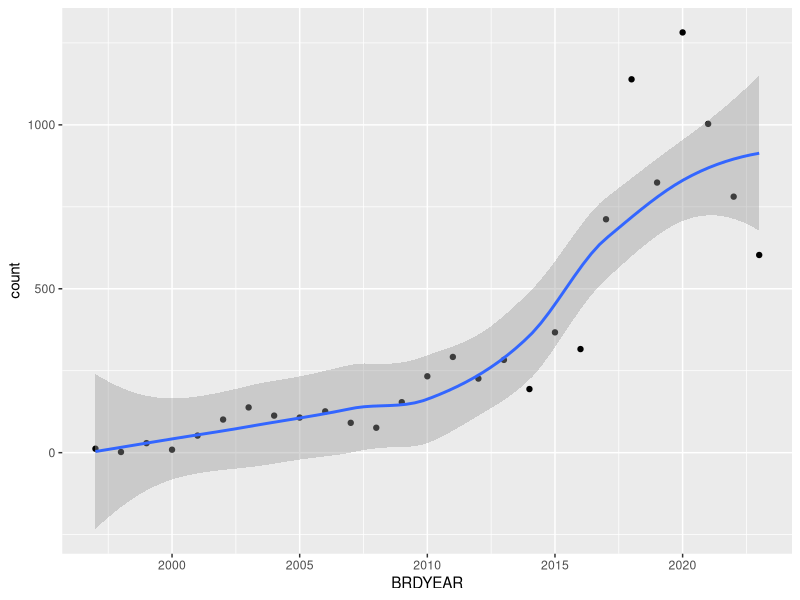
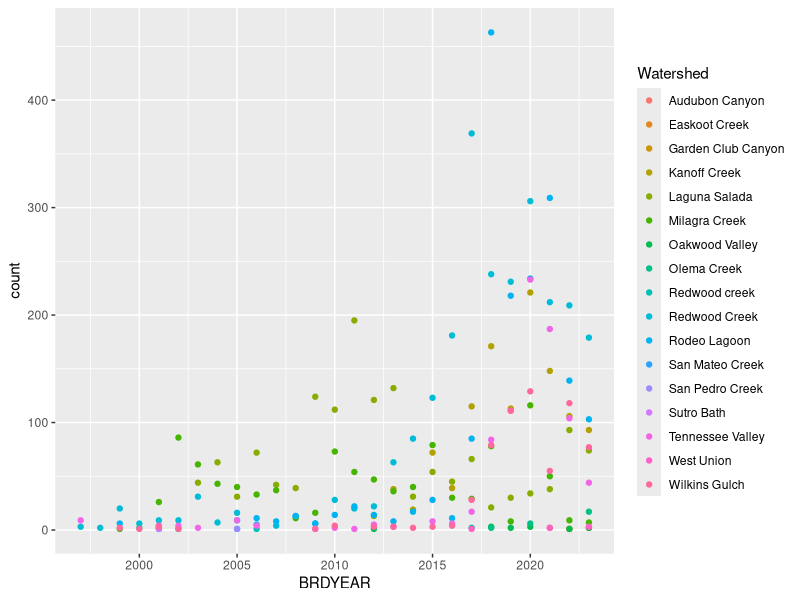
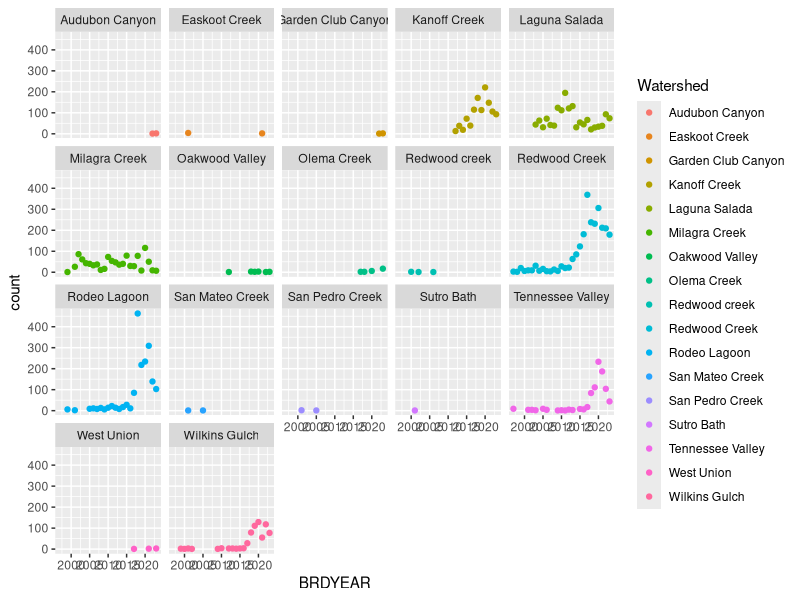
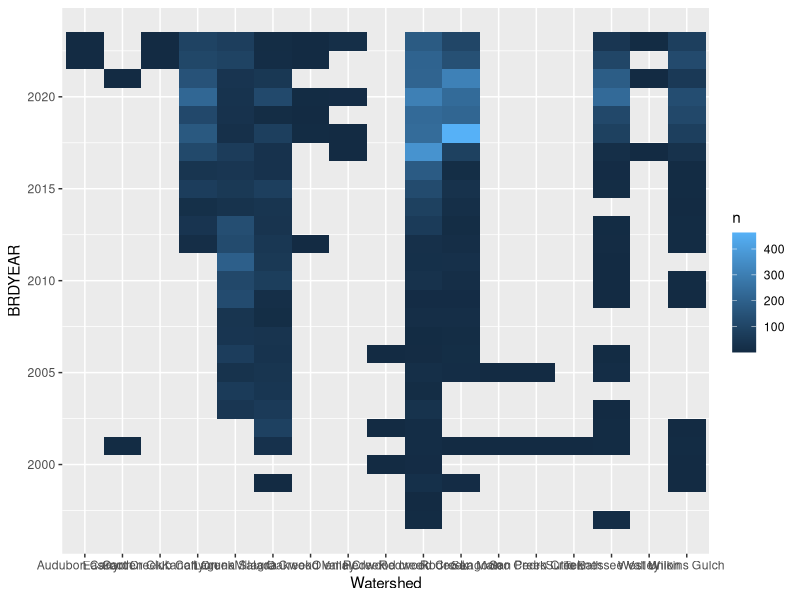
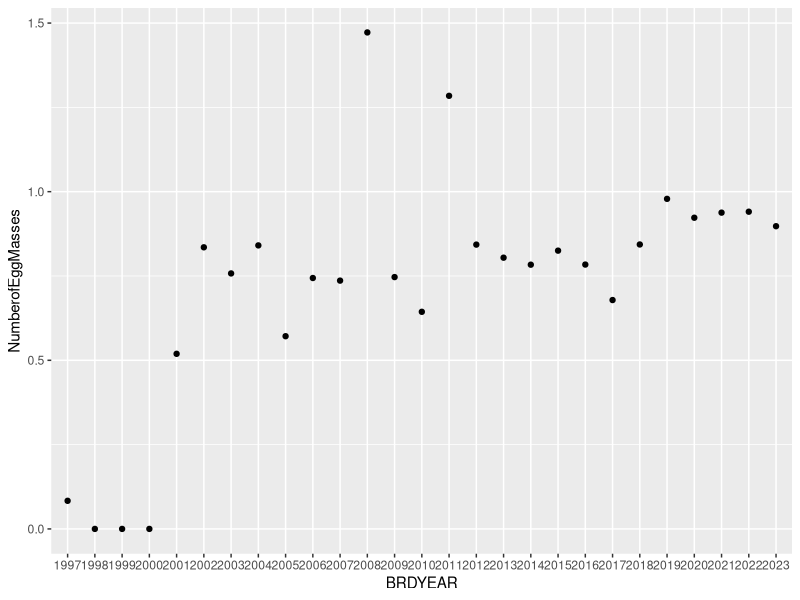
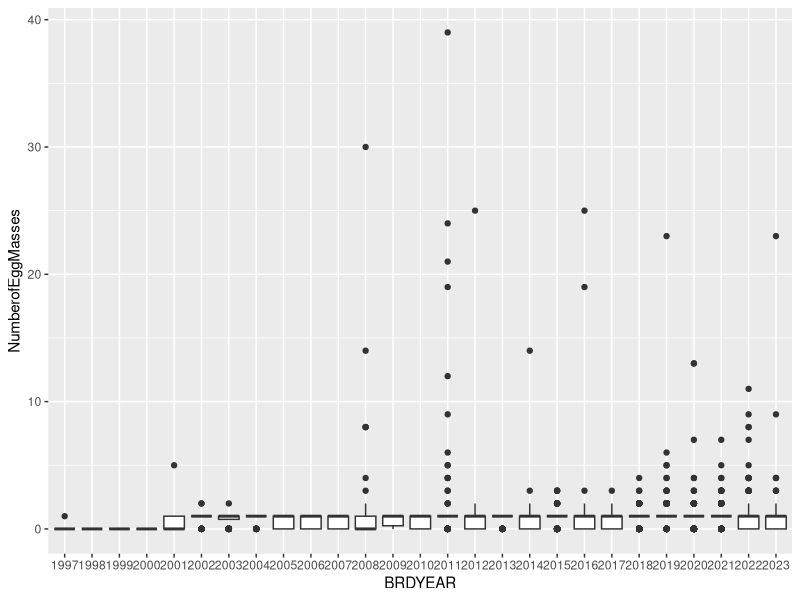
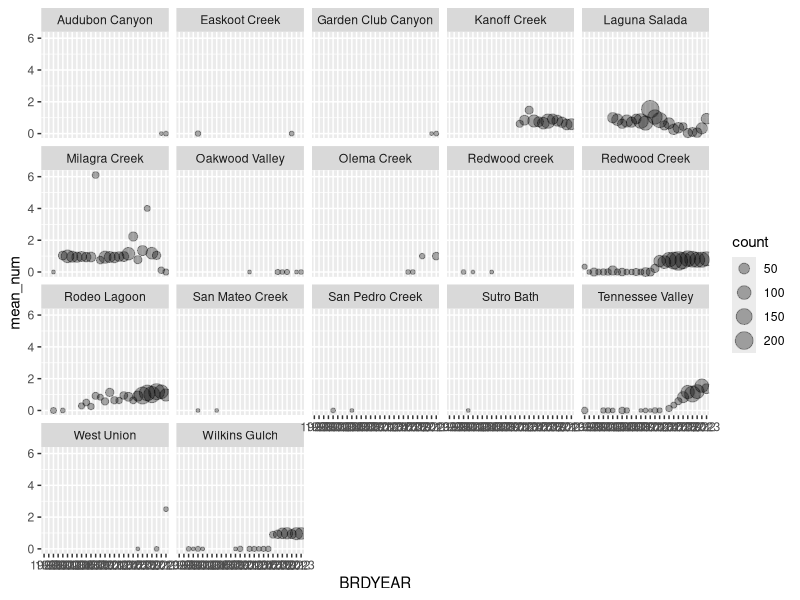

Reproduce these figures in R, in order.
library(tidyverse)
raw_data <- read_csv("CRLF_EGG_RAWDATA.csv")
raw_data
#checking type of each column
str(raw_data,na.rm = TRUE)

#many ints in Survey_MONTH are empty but the values in Date look to be full. need to get month from Date

#maybe we should have survey length, width, water depth, etc as 1 standardized value for each pond per breeding year? Not sure how we want to do that

survey_count_by_year <- raw_data|>
  group_by(BRDYEAR)|>
  summarize(count=n())
survey_count_by_year

library(ggplot2)
ggplot(data = survey_count_by_year,aes(x=BRDYEAR,y=count))+geom_point()+geom_smooth()

survey_count_by_site <-raw_data|>
  group_by(Watershed,BRDYEAR)|>
  summarize(count=n())
survey_count_by_site
site_graph <- ggplot(survey_count_by_site,aes(x=BRDYEAR,y=count,colour=Watershed,group=Watershed))+geom_point()
site_graph
site_graph+facet_wrap(~Watershed)

survey_abundance <-raw_data|>
  count(Watershed,BRDYEAR)|>
  ggplot(mapping = aes(x=Watershed,y=BRDYEAR))+
  geom_tile(mapping = aes(fill=n))
survey_abundance

total <- raw_data$NumberofEggMasses
total
sum(total != 0, na.rm = TRUE)
summary(total,na.rm = TRUE)

old_egg <-raw_data[raw_data$OldMass=="FALSE",]
old_total <- old_egg$NumberofEggMasses
sum(old_total != 0, na.rm = TRUE)
sum(old_total, na.rm = TRUE)
summary(old_total,na.rm = TRUE)
old_egg$BRDYEAR <- factor(old_egg$BRDYEAR)

ggplot(data = old_egg)+ 
  stat_summary(mapping = aes(x = BRDYEAR, y = NumberofEggMasses),
               fun = "mean",geom = "point")

ggplot(data = old_egg, mapping = aes(x = BRDYEAR, y = NumberofEggMasses)) + 
  geom_boxplot()


single <-old_egg|>
  group_by(BRDYEAR,Watershed)|>
  summarize(count = n(),
            mean_num = mean(NumberofEggMasses, na.rm = TRUE)
)
single

ggplot(data = single, mapping = aes(x = BRDYEAR, y = mean_num)) +
  geom_point(aes(size = count), alpha = 1/3) +
  geom_smooth(se = FALSE)+facet_wrap(~Watershed)
